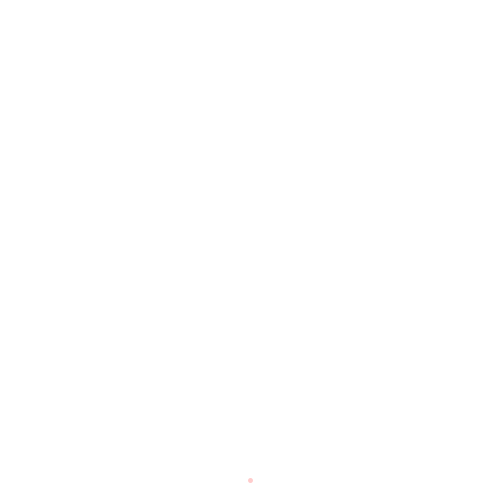
Frame 1 (no input)
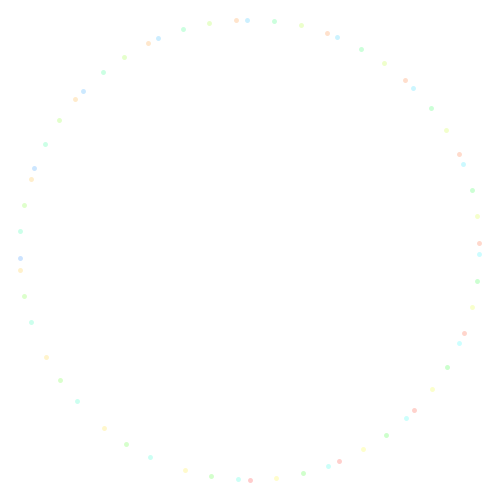
Frame 60 (the mouse pressed at the canvas centre just before this capture)
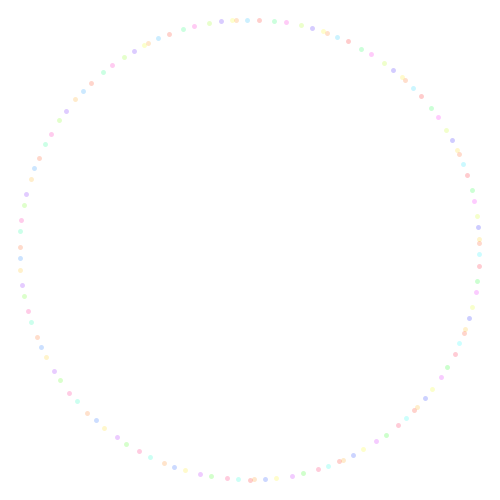
Frame 120 (the mouse held since frame 60 and released just before this capture)

The Processing sketch that drew these frames (run headless with seeded random() and noise(); from frame 60 on, the mouse is pressed at the canvas centre):

// Processing sketch: processing_64462
// ── processing_64462.pde

float a=0;
float b=0;
float co=0;

void setup(){
  
  background(255);
  colorMode(HSB,100);
  size(500,500);
  smooth();
  strokeWeight(5);
  frameRate(180);
}
  void draw(){
    stroke(co,100,100,20);
  float x0=map(sin(a), -1,1,20,480);
  
  float y0=map(cos(a),-1,1,20,480);
  
  float x1=map(sin(a), -1,1,20,480);
  float y1=map(cos(a), -1,1,20,480);
  
  line(x0,y0,x1,y1);
  
  
  a=a+0.4;
  b=b+0.4;
  
  
  co=co+1;
  if(co>100){
    co=0;
}
  }
